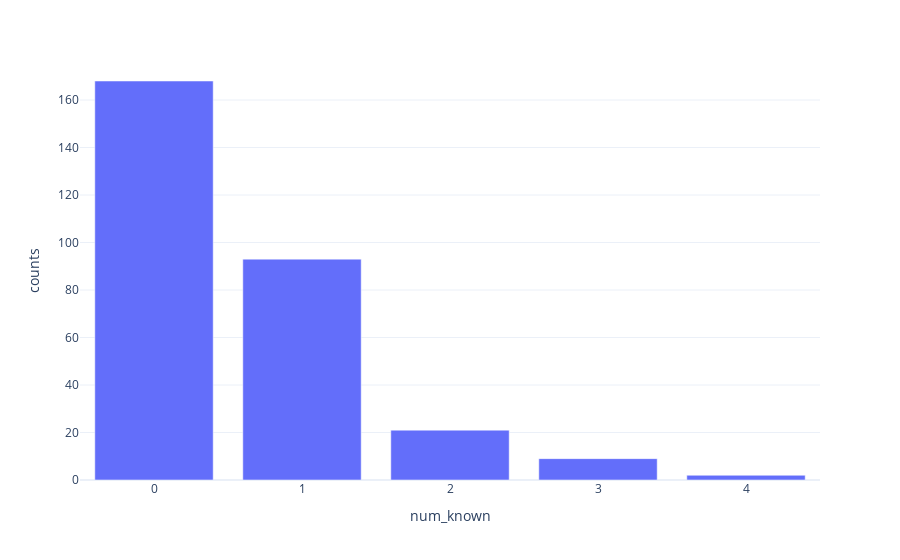

The cell this chart's notebook holds for it:
### Markdown cell above
## Distribution of Number of Found Motifs

### Code cell
known_frame = clique_motif_frame[['clique_idx', 'membership', 'num_known']].drop_duplicates()

known_hist = known_frame.\
    groupby('num_known').apply(lambda x : pd.Series({'counts':x.shape[0]})).reset_index()

px.bar(
    known_hist, x = 'num_known', y = 'counts'
)

### Figure 1 — Plotly figure (JSON) as saved in the notebook; plotly's stock layout.template omitted (floating-point values rounded to 4 significant figures)
{"data": [{"alignmentgroup": "True", "hoverlabel": {"namelength": 0}, "hovertemplate": "num_known=%{x}<br>counts=%{y}", "legendgroup": "", "marker": {"color": "#636efa"}, "name": "", "offsetgroup": "", "orientation": "v", "showlegend": false, "textposition": "auto", "type": "bar", "x": [0, 1, 2, 3, 4], "xaxis": "x", "y": [168, 93, 21, 9, 2], "yaxis": "y"}], "layout": {"barmode": "relative", "legend": {"tracegroupgap": 0}, "margin": {"t": 60}, "xaxis": {"anchor": "y", "domain": [0, 1], "title": {"text": "num_known"}}, "yaxis": {"anchor": "x", "domain": [0, 1], "title": {"text": "counts"}}}}
